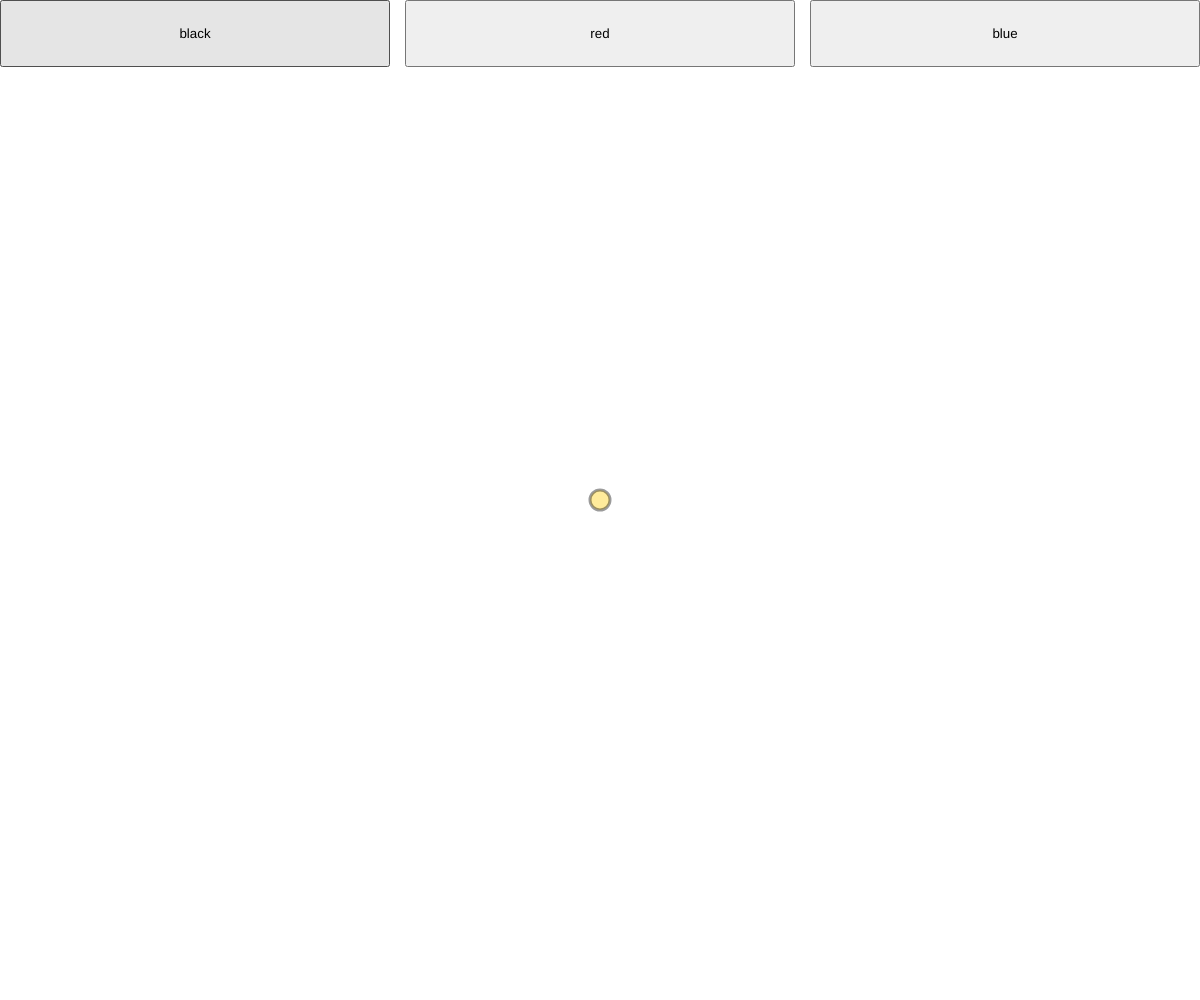
Frame 1 (no input)
Frame 60 (no input): identical to frame 1, image omitted
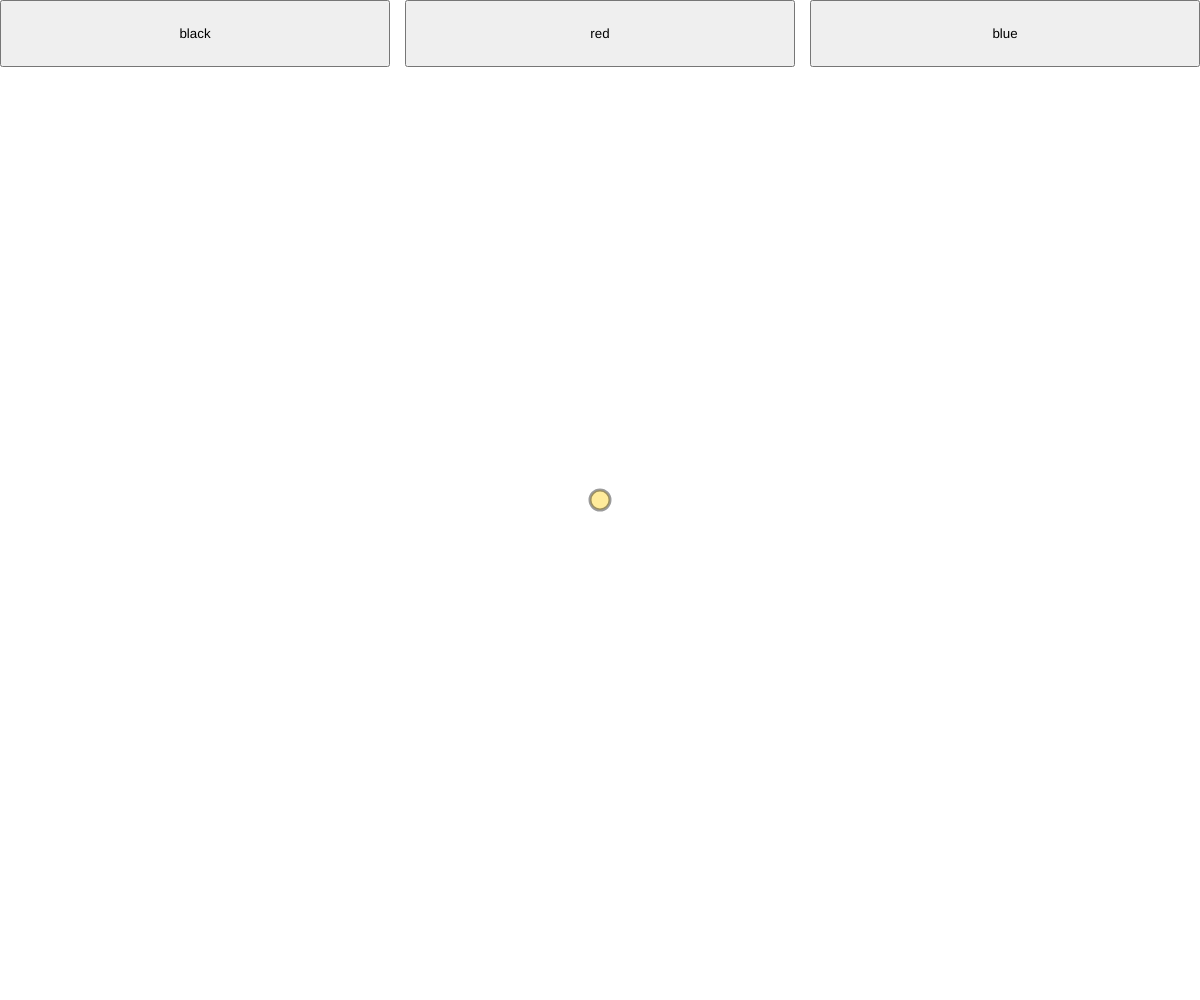
Frame 120 (the mouse pressed at the canvas centre since frame 60)

The p5.js sketch that drew these frames (run headless with seeded random() and noise() and a simulated clock; from frame 60 on, the mouse is pressed at the canvas centre):

// p5.js sketch
// ── sketch.js
let cx;
let cy;
let path = [];
let black;
let red;
let blue;
let selectedColor = (222, 0, 0);

function setup() {
  createCanvas(windowWidth, windowHeight);
  cx = width / 2;
  cy = height / 2;
  black = createButton("black");
  black.size(width / 3 - 10, height / 15);
  black.position(0, 0);
  black.mouseClicked(function () {
    selectedColor = color(0);
  });

  red = createButton("red");
  red.size(width / 3 - 10, height / 15);
  red.position(width / 3 + 5, 0);
  red.mouseClicked(function () {
    selectedColor = color(222, 0, 0);
  });

  red.class("bubbly-button ");

  blue = createButton("blue");
  blue.size(width / 3 - 10, height / 15);
  blue.position((width / 3) * 2 + 10, 0);
  blue.mouseClicked(function () {
    selectedColor = color(0, 0, 222);
  });

  background(255);
}

function draw() {
  if (touches.length > 0) console.log("ciao mamma");
  background(255);
  stroke(0, 0, 0, 100);
  strokeWeight(3);
  fill(255, 204, 0, 100);
  const dx = constrain(rotationY, -3, 3);
  const dy = constrain(rotationX, -3, 3);
  cx += dx;
  cy += dy;
  cx = constrain(cx, 0, width);
  cy = constrain(cy, 0, height);
  ellipse(cx, cy, 20, 20);
  if (touches.length > 0) if (touches[0].y > height / 15) paint();

  if (path.length > 1)
    for (let i = 1; i < path.length; i++) {
      if (!path[i].end) {
        stroke(path[i].colore);
        strokeWeight(2);
        line(path[i - 1].x, path[i - 1].y, path[i].x, path[i].y);
      } else i++;
    }
}

function touchEnded(event) {
  if (DeviceOrientationEvent && DeviceOrientationEvent.requestPermission) {
    DeviceOrientationEvent.requestPermission();
  }
}

function paint() {
  path.push({ x: cx, y: cy, end: false, colore: selectedColor });
}

function touchEnded() {
  console.log("miao");
  path.push({ x: cx, y: cy, end: true, colore: selectedColor });
}

function deviceShaken() {
  path = [];
}

// ── style.css
html,
body {
  margin: 0;
  padding: 0;
}

canvas {
  display: block;
}

html,
body {
  overflow-x: hidden;
  overflow-y: hidden;
}

body {
  position: relative;
}

button {
  font-size: 24px;
  font-family: "Bebas Neue", cursive;
  background: linear-gradient(45deg, transparent 5%, #ff013c 5%);
  border: 0;
  color: #fff;
  letter-spacing: 3px;
}
